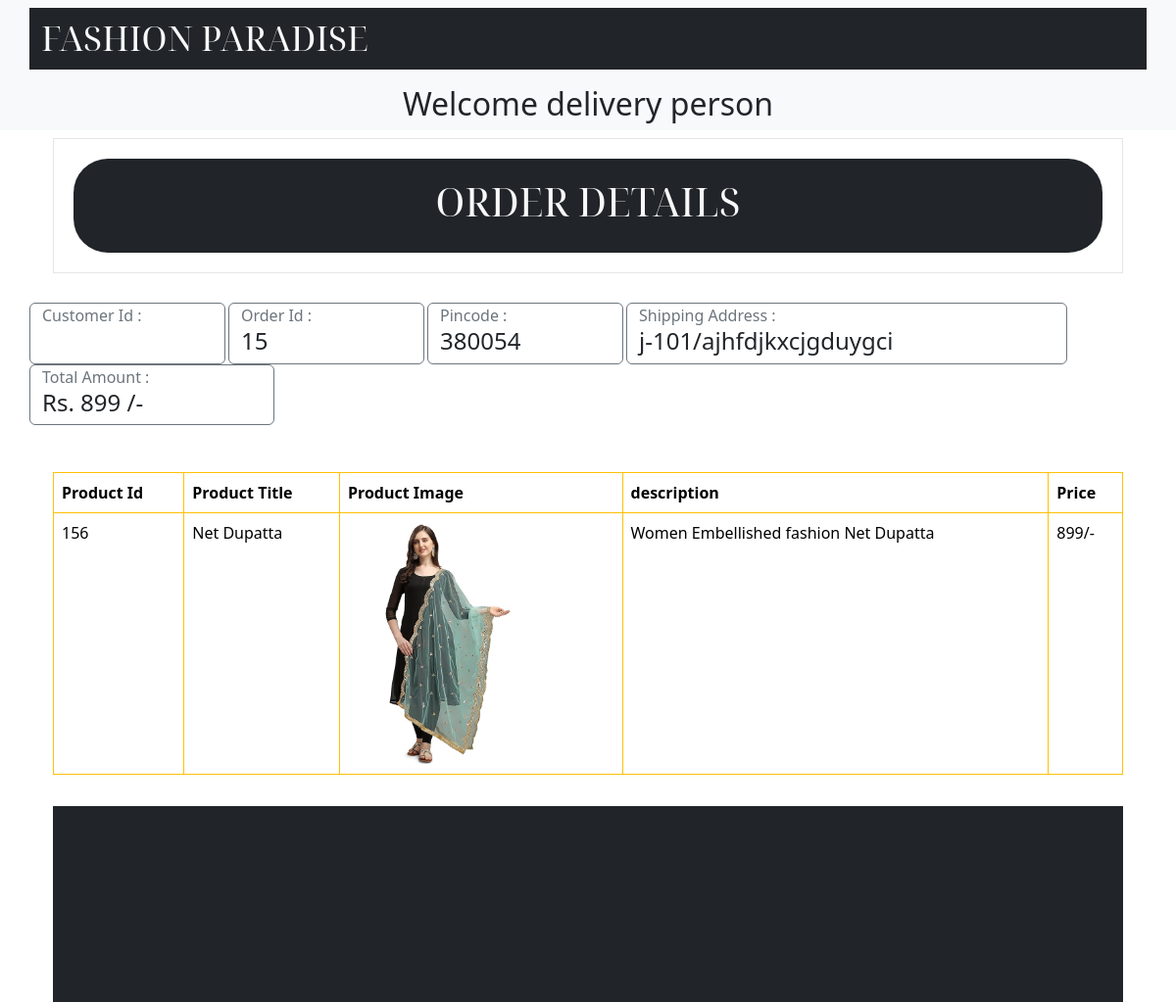
Page /delivery_person/delivery_person_see_order_details.php?see_order_details=15 (signed in) on the committed database.
### tables this page shows
CREATE TABLE `orders` (
  `order_id` int(11) NOT NULL,
  `cust_id` int(11) NOT NULL,
  `dp_id` int(11) NOT NULL,
  `amount` decimal(10,0) NOT NULL,
  `num_of_item` int(11) NOT NULL,
  `payment_status` varchar(30) NOT NULL DEFAULT 'Pending',
  `order_date` timestamp NOT NULL DEFAULT current_timestamp(),
  `order_status` varchar(30) NOT NULL DEFAULT 'pending',
  `delivery_date` int(11) NOT NULL,
  `shipping_address` varchar(50) NOT NULL,
  `pincode` varchar(6) NOT NULL,
  `payment_method` varchar(20) NOT NULL DEFAULT 'COD'
);

CREATE TABLE `order_line_items` (
  `order_item_id` int(11) NOT NULL,
  `product_id` int(11) NOT NULL,
  `order_id` int(11) NOT NULL,
  `quantity` int(11) NOT NULL,
  `price` decimal(10,0) NOT NULL
);

CREATE TABLE `products` (
  `product_id` int(11) NOT NULL,
  `product_title` varchar(100) NOT NULL,
  `product_description` varchar(255) NOT NULL,
  `product_keywords` varchar(255) NOT NULL,
  `cat_id` int(11) NOT NULL,
  `product_image` varchar(255) NOT NULL,
  `product_price` int(50) NOT NULL,
  `date` timestamp NOT NULL DEFAULT current_timestamp(),
  `status` varchar(100) NOT NULL
);

### delivery_person/delivery_person_see_order_details.php (the view, shortened to what this page needs)
<?php
include ("../includes/connect.php");
?>
<!DOCTYPE html>
<html lang="en">
<head>
    <link rel="stylesheet" href="../bootstrap.css">
    <link rel="stylesheet"
        href="https://cdn.jsdelivr.net/npm/@fortawesome/fontawesome-free@6.4.2 bg-dark/css/fontawesome.min.css"
>
</head>
<body>
    <nav class="navbar navbar-expand-lg bg-body-tertiary">
        <div class="container bg-dark ">
            <a class="top-navbar navbar-brand text-light " href="#">FASHION PARADISE</a>
        </div>
    </nav>
    <div class="bg-light">
        <h2 class="text-center p-2">
            <?php
            if (isset($_SESSION["admin_of_fashion_paradise"])) {
                echo " Welcome " . $_SESSION["delivery_person_of_fashion_paradise"] . "";
            } else {
                echo "Welcome delivery person";
            }
            ?>
        </h2>
    </div>
    <div class="container">
        <div class="container">
            <div id="hotbox">
                <div class="box">
                    <div class="shop_by_cat container bg-dark text-light">
                        <div class="col-md-12">
                            <h1> ORDER details </h1>
                        </div>
                    </div>
                </div>
            </div>
        </div>
        <?php
        if (isset($_GET['see_order_details'])) {
            $fetch_order_id = (int) $_REQUEST['see_order_details'];
            $select_order_details = "select * from orders where order_id = $fetch_order_id";
            $result = mysqli_query($con, $select_order_details);
            while ($row = mysqli_fetch_assoc($result)) {
                $amt = $row["amount"];
                $ship = $row["shipping_address"];
                $pincode = $row["pincode"];
                echo "<div class='row'>";
                echo "<div class='col-2 border border-secondary rounded a'>";
                echo "<p class='mb-0 text-secondary'> Customer Id : </p>";
                echo "</div>";
                echo "<div class='col-3 border border-secondary b rounded'>";
                echo "<p class='mb-0 text-secondary'> Order Id : </p>";
                echo "<h4> " . $fetch_order_id . " </h4>";
                echo "</div>";
                echo "<div class='col-3 border border-secondary d rounded'>";
                echo "<p class='mb-0 text-secondary'> Pincode : </p>";
                echo "<h4> " . $pincode . " </h4>";
                echo "</div>";
                echo "<div class='col-3 border border-secondary c rounded'>";
                echo "<p class='mb-0 text-secondary'> Shipping Address : </p>";
                echo "<h4> " . $ship . " </h4>";
                echo "</div>";
                echo "<div class='col-3 border border-secondary f rounded'>";
                echo "<p class='mb-0 text-secondary'> Total Amount : </p>";
                echo "<h4>  Rs. " . $amt . " /-</h4>";
                echo "</div>";
                echo "</div>";
            }
        }
        ?>
        <div class="container">
            <div class="row">
                <form action="" method="post">
                    <table class="table table-bordered border-warning mt-5">
                        <tbody>
                            <?php
                            echo "<thead>
                                <tr>
                                <th>Product Id</th>
                                    <th>Product Title</th>
                                    <th>Product Image</th>
                                    <th>description</th>
                                    <th>Price</th>
                                </tr>
                                </thead>";
                            $select_query = "SELECT * FROM order_line_items where order_id =  $fetch_order_id";
                            $result_query = mysqli_query($con, $select_query);
                            while ($rr = mysqli_fetch_assoc($result_query)) {
                                $product_id = $rr["product_id"];
                                $select_query = "SELECT * FROM products where product_id = $product_id";
                                $result_select_query = mysqli_query($con, $select_query);
                                while ($row = mysqli_fetch_assoc($result_select_query)) {
                                    $product_title = $row['product_title'];
                                    $product_description = $row['product_description'];
                                    $product_image = $row['product_image'];
                                    $product_price = $row['product_price'];
                                    ?>
                                    <tr>
                                        <td>
                                            <?php
                                            echo $product_id;
                                            ?>
                                        </td>
                                        <td>
                                            <?php
                                            echo $product_title;
                                            ?>
                                        </td>
                                        <td>
                                            <img class="cart_image" src="../admin_area/product_images/<?php echo $product_image; ?>"
                                                alt="product_image">
                                        </td>
                                        <td>
                                            <?php
                                            echo $product_description;
                                            ?>
                                        </td>
                                        <td>
                                            <?php
                                            echo $product_price . "/-";
                                            ?>
                                        </td>
                                    </tr>
                                </tbody>
                                <?php
                                }
                            }
                            ?>
                    </table>
            </div>
            <div class="container-fluid bg-dark mt-3 mb-0">
                <h1 class="text-dark" style="margin-bottom:0%; height:200px;">#</h1>
            </div>
</body>
</html>

### delivery_person/delivery_person_see_order_details.php (style rules this page uses)
body { margin: 0; padding: 0; overflow: none; }
.top-navbar { font-size: 35px; font-family: "Orbitron", sans-serif; font-optical-sizing: auto; font-weight: 300; font-style: normal; }
.top-navbar { font-family: "Noto Serif Display", serif; font-optical-sizing: auto; font-weight: 400; font-style: normal; font-variation-settings: "wdth" 100; }
.box { background-color: #fff; margin: 0px 0px 30px; border: solid 1px #e6e6e6; padding: 20px; box-shadow: 0 1ox 5px rgba(0, 0, 0, 0.1); }
#hotbox { text-transform: uppercase; font-size: 36px; color: #4993e4; font-weight: 100; text-align: center; }
.shop_by_cat { padding: 20px; border-radius: 35px; font-family: "Noto Serif Display", serif; font-optical-sizing: auto; font-weight: 700; font-style: normal; font-variation-settings: "wdth" 100; color: aqua; }
img { width: 200px; height: 250px; object-fit: contain; }
.a, .b, .c, .d { margin-right: 3px; width: 200px; }
.c { width: 450px; word-wrap: break-word; }
.d { margin-right: 3px; width: 200px; }
.f { margin-right: 3px; width: 250px; }

### rows in the picture
orders: pincode "380054", shipping_address "j-101/ajhfdjkxcjgduygci", amount "899"
order_line_items: product "156"
products: product_title "Net Dupatta", product_image (picture), product_description "Women Embellished fashion Net Dupatta", product_price "899"
